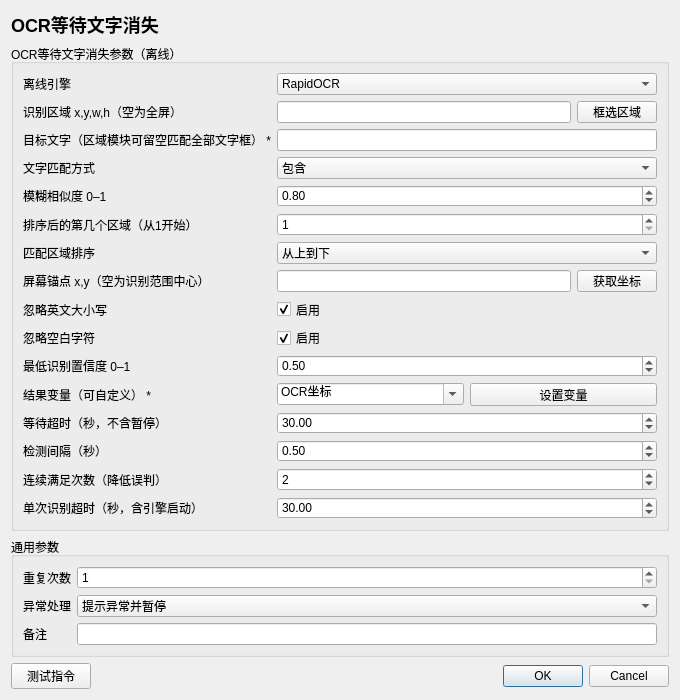
<?xml version='1.0' encoding='utf-8'?>
<ui version="4.0">
  <class>InstructionEditor</class>
  <widget class="QDialog" name="InstructionEditor">
    <property name="geometry">
      <rect>
        <x>0</x>
        <y>0</y>
        <width>680</width>
        <height>700</height>
      </rect>
    </property>
    <property name="minimumSize">
      <size>
        <width>560</width>
        <height>480</height>
      </size>
    </property>
    <property name="windowTitle">
      <string>OCR等待文字消失</string>
    </property>
    <layout class="QVBoxLayout" name="rootLayout">
      <item>
        <widget class="QLabel" name="titleLabel">
          <property name="text">
            <string>OCR等待文字消失</string>
          </property>
          <property name="styleSheet">
            <string>font-size: 18px; font-weight: 600;</string>
          </property>
        </widget>
      </item>
      <item>
        <widget class="QGroupBox" name="parameterGroupBox">
          <property name="title">
            <string>OCR等待文字消失参数（离线）</string>
          </property>
          <layout class="QFormLayout" name="parameterFormLayout">
            <item row="0" column="0">
              <widget class="QLabel" name="parameterLabel_0">
                <property name="text">
                  <string>离线引擎</string>
                </property>
              </widget>
            </item>
            <item row="0" column="1">
              <widget class="QWidget" name="parameterContainer_0">
                <layout class="QHBoxLayout" name="parameterLayout_0">
                  <property name="leftMargin">
                    <number>0</number>
                  </property>
                  <property name="topMargin">
                    <number>0</number>
                  </property>
                  <property name="rightMargin">
                    <number>0</number>
                  </property>
                  <property name="bottomMargin">
                    <number>0</number>
                  </property>
                  <item>
                    <widget class="QComboBox" name="parameter_0">
                      <item>
                        <property name="text">
                          <string>RapidOCR</string>
                        </property>
                      </item>
                      <item>
                        <property name="text">
                          <string>微信OCR</string>
                        </property>
                      </item>
                      <property name="currentIndex">
                        <number>0</number>
                      </property>
                    </widget>
                  </item>
                </layout>
              </widget>
            </item>
            <item row="1" column="0">
              <widget class="QLabel" name="parameterLabel_1">
                <property name="text">
                  <string>识别区域 x,y,w,h（空为全屏）</string>
                </property>
              </widget>
            </item>
            <item row="1" column="1">
              <widget class="QWidget" name="parameterContainer_1">
                <layout class="QHBoxLayout" name="parameterLayout_1">
                  <property name="leftMargin">
                    <number>0</number>
                  </property>
                  <property name="topMargin">
                    <number>0</number>
                  </property>
                  <property name="rightMargin">
                    <number>0</number>
                  </property>
                  <property name="bottomMargin">
                    <number>0</number>
                  </property>
                  <item>
                    <widget class="QLineEdit" name="parameter_1">
                      <property name="text">
                        <string />
                      </property>
                    </widget>
                  </item>
                  <item>
                    <widget class="QPushButton" name="auxiliary_1">
                      <property name="text">
                        <string>框选区域</string>
                      </property>
                    </widget>
                  </item>
                </layout>
              </widget>
            </item>
            <item row="2" column="0">
              <widget class="QLabel" name="parameterLabel_2">
                <property name="text">
                  <string>目标文字（区域模块可留空匹配全部文字框） *</string>
                </property>
              </widget>
            </item>
            <item row="2" column="1">
              <widget class="QWidget" name="parameterContainer_2">
                <layout class="QHBoxLayout" name="parameterLayout_2">
                  <property name="leftMargin">
                    <number>0</number>
                  </property>
                  <property name="topMargin">
                    <number>0</number>
                  </property>
                  <property name="rightMargin">
                    <number>0</number>
                  </property>
                  <property name="bottomMargin">
                    <number>0</number>
                  </property>
                  <item>
                    <widget class="QLineEdit" name="parameter_2">
                      <property name="text">
                        <string />
                      </property>
                    </widget>
                  </item>
                </layout>
              </widget>
            </item>
            <item row="3" column="0">
              <widget class="QLabel" name="parameterLabel_3">
                <property name="text">
                  <string>文字匹配方式</string>
                </property>
              </widget>
            </item>
            <item row="3" column="1">
              <widget class="QWidget" name="parameterContainer_3">
                <layout class="QHBoxLayout" name="parameterLayout_3">
                  <property name="leftMargin">
                    <number>0</number>
                  </property>
                  <property name="topMargin">
                    <number>0</number>
                  </property>
                  <property name="rightMargin">
                    <number>0</number>
                  </property>
                  <property name="bottomMargin">
                    <number>0</number>
                  </property>
                  <item>
                    <widget class="QComboBox" name="parameter_3">
                      <item>
                        <property name="text">
                          <string>精准</string>
                        </property>
                      </item>
                      <item>
                        <property name="text">
                          <string>包含</string>
                        </property>
                      </item>
                      <item>
                        <property name="text">
                          <string>模糊</string>
                        </property>
                      </item>
                      <property name="currentIndex">
                        <number>1</number>
                      </property>
                    </widget>
                  </item>
                </layout>
              </widget>
            </item>
            <item row="4" column="0">
              <widget class="QLabel" name="parameterLabel_4">
                <property name="text">
                  <string>模糊相似度 0–1</string>
                </property>
              </widget>
            </item>
            <item row="4" column="1">
              <widget class="QWidget" name="parameterContainer_4">
                <layout class="QHBoxLayout" name="parameterLayout_4">
                  <property name="leftMargin">
                    <number>0</number>
                  </property>
                  <property name="topMargin">
                    <number>0</number>
                  </property>
                  <property name="rightMargin">
                    <number>0</number>
                  </property>
                  <property name="bottomMargin">
                    <number>0</number>
                  </property>
                  <item>
                    <widget class="QDoubleSpinBox" name="parameter_4">
                      <property name="minimum">
                        <double>0.01</double>
                      </property>
                      <property name="maximum">
                        <double>1</double>
                      </property>
                      <property name="value">
                        <double>0.8</double>
                      </property>
                      <property name="decimals">
                        <number>2</number>
                      </property>
                    </widget>
                  </item>
                </layout>
              </widget>
            </item>
            <item row="5" column="0">
              <widget class="QLabel" name="parameterLabel_5">
                <property name="text">
                  <string>排序后的第几个区域（从1开始）</string>
                </property>
              </widget>
            </item>
            <item row="5" column="1">
              <widget class="QWidget" name="parameterContainer_5">
                <layout class="QHBoxLayout" name="parameterLayout_5">
                  <property name="leftMargin">
                    <number>0</number>
                  </property>
                  <property name="topMargin">
                    <number>0</number>
                  </property>
                  <property name="rightMargin">
                    <number>0</number>
                  </property>
                  <property name="bottomMargin">
                    <number>0</number>
                  </property>
                  <item>
                    <widget class="QSpinBox" name="parameter_5">
                      <property name="minimum">
                        <number>1</number>
                      </property>
                      <property name="maximum">
                        <number>10000</number>
                      </property>
                      <property name="value">
                        <number>1</number>
                      </property>
                    </widget>
                  </item>
                </layout>
              </widget>
            </item>
            <item row="6" column="0">
              <widget class="QLabel" name="parameterLabel_6">
                <property name="text">
                  <string>匹配区域排序</string>
                </property>
              </widget>
            </item>
            <item row="6" column="1">
              <widget class="QWidget" name="parameterContainer_6">
                <layout class="QHBoxLayout" name="parameterLayout_6">
                  <property name="leftMargin">
                    <number>0</number>
                  </property>
                  <property name="topMargin">
                    <number>0</number>
                  </property>
                  <property name="rightMargin">
                    <number>0</number>
                  </property>
                  <property name="bottomMargin">
                    <number>0</number>
                  </property>
                  <item>
                    <widget class="QComboBox" name="parameter_6">
                      <item>
                        <property name="text">
                          <string>从上到下</string>
                        </property>
                      </item>
                      <item>
                        <property name="text">
                          <string>离锚点最近</string>
                        </property>
                      </item>
                      <property name="currentIndex">
                        <number>0</number>
                      </property>
                    </widget>
                  </item>
                </layout>
              </widget>
            </item>
            <item row="7" column="0">
              <widget class="QLabel" name="parameterLabel_7">
                <property name="text">
                  <string>屏幕锚点 x,y（空为识别范围中心）</string>
                </property>
              </widget>
            </item>
            <item row="7" column="1">
              <widget class="QWidget" name="parameterContainer_7">
                <layout class="QHBoxLayout" name="parameterLayout_7">
                  <property name="leftMargin">
                    <number>0</number>
                  </property>
                  <property name="topMargin">
                    <number>0</number>
                  </property>
                  <property name="rightMargin">
                    <number>0</number>
                  </property>
                  <property name="bottomMargin">
                    <number>0</number>
                  </property>
                  <item>
                    <widget class="QLineEdit" name="parameter_7">
                      <property name="text">
                        <string />
                      </property>
                    </widget>
                  </item>
                  <item>
                    <widget class="QPushButton" name="auxiliary_7">
                      <property name="text">
                        <string>获取坐标</string>
                      </property>
                    </widget>
                  </item>
                </layout>
              </widget>
            </item>
            <item row="8" column="0">
              <widget class="QLabel" name="parameterLabel_8">
                <property name="text">
                  <string>忽略英文大小写</string>
                </property>
              </widget>
            </item>
            <item row="8" column="1">
              <widget class="QWidget" name="parameterContainer_8">
                <layout class="QHBoxLayout" name="parameterLayout_8">
                  <property name="leftMargin">
                    <number>0</number>
                  </property>
                  <property name="topMargin">
                    <number>0</number>
                  </property>
                  <property name="rightMargin">
                    <number>0</number>
                  </property>
                  <property name="bottomMargin">
                    <number>0</number>
                  </property>
                  <item>
                    <widget class="QCheckBox" name="parameter_8">
                      <property name="checked">
                        <bool>true</bool>
                      </property>
                      <property name="text">
                        <string>启用</string>
                      </property>
                    </widget>
                  </item>
                </layout>
              </widget>
            </item>
            <item row="9" column="0">
              <widget class="QLabel" name="parameterLabel_9">
                <property name="text">
                  <string>忽略空白字符</string>
                </property>
              </widget>
            </item>
            <item row="9" column="1">
              <widget class="QWidget" name="parameterContainer_9">
                <layout class="QHBoxLayout" name="parameterLayout_9">
                  <property name="leftMargin">
                    <number>0</number>
                  </property>
                  <property name="topMargin">
                    <number>0</number>
                  </property>
                  <property name="rightMargin">
                    <number>0</number>
                  </property>
                  <property name="bottomMargin">
                    <number>0</number>
                  </property>
                  <item>
                    <widget class="QCheckBox" name="parameter_9">
                      <property name="checked">
                        <bool>true</bool>
                      </property>
                      <property name="text">
                        <string>启用</string>
                      </property>
                    </widget>
                  </item>
                </layout>
              </widget>
            </item>
            <item row="10" column="0">
              <widget class="QLabel" name="parameterLabel_10">
                <property name="text">
                  <string>最低识别置信度 0–1</string>
                </property>
              </widget>
            </item>
            <item row="10" column="1">
              <widget class="QWidget" name="parameterContainer_10">
                <layout class="QHBoxLayout" name="parameterLayout_10">
                  <property name="leftMargin">
                    <number>0</number>
                  </property>
                  <property name="topMargin">
                    <number>0</number>
                  </property>
                  <property name="rightMargin">
                    <number>0</number>
                  </property>
                  <property name="bottomMargin">
                    <number>0</number>
                  </property>
                  <item>
                    <widget class="QDoubleSpinBox" name="parameter_10">
                      <property name="minimum">
                        <double>0</double>
                      </property>
                      <property name="maximum">
                        <double>1</double>
                      </property>
                      <property name="value">
                        <double>0.5</double>
                      </property>
                      <property name="decimals">
                        <number>2</number>
                      </property>
                    </widget>
                  </item>
                </layout>
              </widget>
            </item>
            <item row="11" column="0">
              <widget class="QLabel" name="parameterLabel_11">
                <property name="text">
                  <string>结果变量（可自定义） *</string>
                </property>
              </widget>
            </item>
            <item row="11" column="1">
              <widget class="QWidget" name="parameterContainer_11">
                <layout class="QHBoxLayout" name="parameterLayout_11">
                  <property name="leftMargin">
                    <number>0</number>
                  </property>
                  <property name="topMargin">
                    <number>0</number>
                  </property>
                  <property name="rightMargin">
                    <number>0</number>
                  </property>
                  <property name="bottomMargin">
                    <number>0</number>
                  </property>
                  <item>
                    <widget class="QComboBox" name="parameter_11">
                      <property name="editable">
                        <bool>true</bool>
                      </property>
                      <item>
                        <property name="text">
                          <string>OCR坐标</string>
                        </property>
                      </item>
                      <property name="currentIndex">
                        <number>0</number>
                      </property>
                    </widget>
                  </item>
                  <item>
                    <widget class="QPushButton" name="auxiliary_11">
                      <property name="text">
                        <string>设置变量</string>
                      </property>
                    </widget>
                  </item>
                </layout>
              </widget>
            </item>
            <item row="12" column="0">
              <widget class="QLabel" name="parameterLabel_12">
                <property name="text">
                  <string>等待超时（秒，不含暂停）</string>
                </property>
              </widget>
            </item>
            <item row="12" column="1">
              <widget class="QWidget" name="parameterContainer_12">
                <layout class="QHBoxLayout" name="parameterLayout_12">
                  <property name="leftMargin">
                    <number>0</number>
                  </property>
                  <property name="topMargin">
                    <number>0</number>
                  </property>
                  <property name="rightMargin">
                    <number>0</number>
                  </property>
                  <property name="bottomMargin">
                    <number>0</number>
                  </property>
                  <item>
                    <widget class="QDoubleSpinBox" name="parameter_12">
                      <property name="minimum">
                        <double>0.1</double>
                      </property>
                      <property name="maximum">
                        <double>86400</double>
                      </property>
                      <property name="value">
                        <double>30</double>
                      </property>
                      <property name="decimals">
                        <number>2</number>
                      </property>
                    </widget>
                  </item>
                </layout>
              </widget>
            </item>
            <item row="13" column="0">
              <widget class="QLabel" name="parameterLabel_13">
                <property name="text">
                  <string>检测间隔（秒）</string>
                </property>
              </widget>
            </item>
            <item row="13" column="1">
              <widget class="QWidget" name="parameterContainer_13">
                <layout class="QHBoxLayout" name="parameterLayout_13">
                  <property name="leftMargin">
                    <number>0</number>
                  </property>
                  <property name="topMargin">
                    <number>0</number>
                  </property>
                  <property name="rightMargin">
                    <number>0</number>
                  </property>
                  <property name="bottomMargin">
                    <number>0</number>
                  </property>
                  <item>
                    <widget class="QDoubleSpinBox" name="parameter_13">
                      <property name="minimum">
                        <double>0.1</double>
                      </property>
                      <property name="maximum">
                        <double>60</double>
                      </property>
                      <property name="value">
                        <double>0.5</double>
                      </property>
                      <property name="decimals">
                        <number>2</number>
                      </property>
                    </widget>
                  </item>
                </layout>
              </widget>
            </item>
            <item row="14" column="0">
              <widget class="QLabel" name="parameterLabel_14">
                <property name="text">
                  <string>连续满足次数（降低误判）</string>
                </property>
              </widget>
            </item>
            <item row="14" column="1">
              <widget class="QWidget" name="parameterContainer_14">
                <layout class="QHBoxLayout" name="parameterLayout_14">
                  <property name="leftMargin">
                    <number>0</number>
                  </property>
                  <property name="topMargin">
                    <number>0</number>
                  </property>
                  <property name="rightMargin">
                    <number>0</number>
                  </property>
                  <property name="bottomMargin">
                    <number>0</number>
                  </property>
                  <item>
                    <widget class="QSpinBox" name="parameter_14">
                      <property name="minimum">
                        <number>1</number>
                      </property>
                      <property name="maximum">
                        <number>100</number>
                      </property>
                      <property name="value">
                        <number>2</number>
                      </property>
                    </widget>
                  </item>
                </layout>
              </widget>
            </item>
            <item row="15" column="0">
              <widget class="QLabel" name="parameterLabel_15">
                <property name="text">
                  <string>单次识别超时（秒，含引擎启动）</string>
                </property>
              </widget>
            </item>
            <item row="15" column="1">
              <widget class="QWidget" name="parameterContainer_15">
                <layout class="QHBoxLayout" name="parameterLayout_15">
                  <property name="leftMargin">
                    <number>0</number>
                  </property>
                  <property name="topMargin">
                    <number>0</number>
                  </property>
                  <property name="rightMargin">
                    <number>0</number>
                  </property>
                  <property name="bottomMargin">
                    <number>0</number>
                  </property>
                  <item>
                    <widget class="QDoubleSpinBox" name="parameter_15">
                      <property name="minimum">
                        <double>1</double>
                      </property>
                      <property name="maximum">
                        <double>300</double>
                      </property>
                      <property name="value">
                        <double>30</double>
                      </property>
                      <property name="decimals">
                        <number>2</number>
                      </property>
                    </widget>
                  </item>
                </layout>
              </widget>
            </item>
          </layout>
        </widget>
      </item>
      <item>
        <spacer name="verticalSpacer">
          <property name="orientation">
            <enum>Qt::Vertical</enum>
          </property>
          <property name="sizeHint" stdset="0">
            <size>
              <width>20</width>
              <height>20</height>
            </size>
          </property>
        </spacer>
      </item>
      <item>
        <widget class="QGroupBox" name="commonGroupBox">
          <property name="title">
            <string>通用参数</string>
          </property>
          <layout class="QFormLayout" name="commonFormLayout">
            <item row="0" column="0">
              <widget class="QLabel" name="repeatLabel">
                <property name="text">
                  <string>重复次数</string>
                </property>
              </widget>
            </item>
            <item row="0" column="1">
              <widget class="QSpinBox" name="repeatSpinBox">
                <property name="minimum">
                  <number>1</number>
                </property>
                <property name="maximum">
                  <number>999999</number>
                </property>
                <property name="value">
                  <number>1</number>
                </property>
              </widget>
            </item>
            <item row="1" column="0">
              <widget class="QLabel" name="errorPolicyLabel">
                <property name="text">
                  <string>异常处理</string>
                </property>
              </widget>
            </item>
            <item row="1" column="1">
              <widget class="QComboBox" name="errorPolicyComboBox">
                <item>
                  <property name="text">
                    <string>自动跳过</string>
                  </property>
                </item>
                <item>
                  <property name="text">
                    <string>提示异常并暂停</string>
                  </property>
                </item>
                <item>
                  <property name="text">
                    <string>提示异常并停止</string>
                  </property>
                </item>
                <property name="currentIndex">
                  <number>1</number>
                </property>
              </widget>
            </item>
            <item row="2" column="0">
              <widget class="QLabel" name="noteLabel">
                <property name="text">
                  <string>备注</string>
                </property>
              </widget>
            </item>
            <item row="2" column="1">
              <widget class="QLineEdit" name="noteEdit" />
            </item>
          </layout>
        </widget>
      </item>
      <item>
        <layout class="QHBoxLayout" name="footerLayout">
          <item>
            <widget class="QPushButton" name="testButton">
              <property name="text">
                <string>测试指令</string>
              </property>
            </widget>
          </item>
          <item>
            <spacer name="footerSpacer">
              <property name="orientation">
                <enum>Qt::Horizontal</enum>
              </property>
              <property name="sizeHint" stdset="0">
                <size>
                  <width>40</width>
                  <height>20</height>
                </size>
              </property>
            </spacer>
          </item>
          <item>
            <widget class="QDialogButtonBox" name="buttonBox">
              <property name="standardButtons">
                <set>QDialogButtonBox::Cancel|QDialogButtonBox::Ok</set>
              </property>
            </widget>
          </item>
        </layout>
      </item>
    </layout>
  </widget>
  <resources />
  <connections />
</ui>
